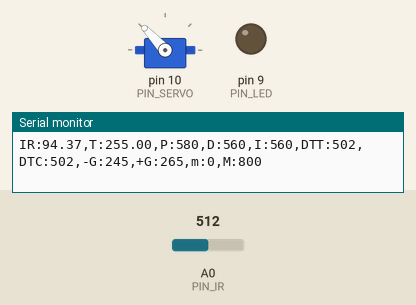
Recording of a sketch running on a simulated Arduino Uno, built with avr-gcc and run on an emulated ATmega328P. On the bench: servo, output pins drawn as LEDs (lit = HIGH), the last lines printed to the serial monitor. The inputs (shaded band) are chosen by the test bench; at power-on: A0 (PIN_IR) = 512.

Above: at 1.5 s.
1.6 s: A0 (PIN_IR) set to 400
At 1.75 s:
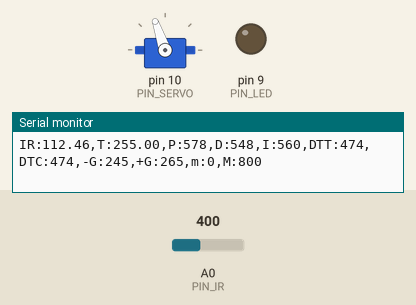
4.6 s: A0 (PIN_IR) set to 245
7.6 s: A0 (PIN_IR) set to 122
At 8.8 s:
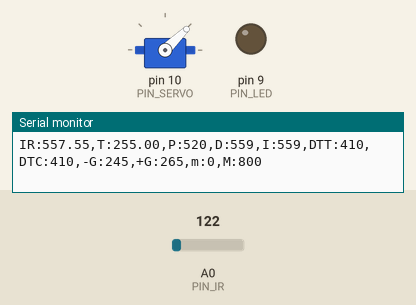
9.1 s: A0 (PIN_IR) set to 716
At 10.2 s:
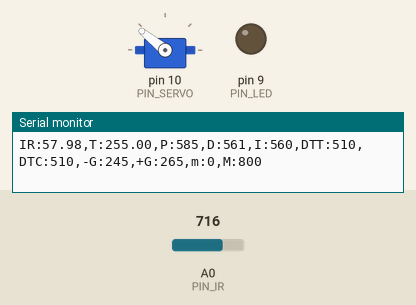
Timing chart, 0 to 11.6 s (numbered marks = the images above; inputs shaded):
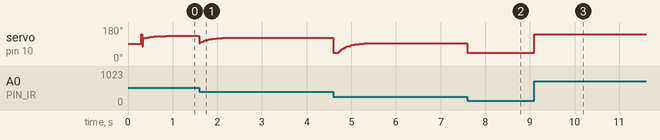

The sketch:

pid__.ino
```cpp
#include <Servo.h>

#define PIN_LED 9
#define PIN_SERVO 10
#define PIN_IR A0

#define _DIST_TARGET 255 //pd 205 255
#define _DIST_MIN 100
#define _DIST_MAX 410
#define _DIST_ALPHA 0.1

#define _DUTY_MIN 1000
#define _DUTY_NEU 1490
#define _DUTY_MAX 2000

#define _SERVO_ANGLE 30
#define _SERVO_SPEED 100 //100

#define _INTERVAL_DIST 20
#define _INTERVAL_SERVO 20
#define _INTERVAL_SERIAL 100

#define _KP 2.6 //pd 1.2
#define _KD 100//pd 25
#define _KI 0.02
#define N_SAMPLES 100
#define _ITERM_MAX 10 //10
Servo myservo;

float dist_target;
float dist_raw, dist_ema;

unsigned long last_sampling_time_dist, last_sampling_time_servo, last_sampling_time_serial;
bool event_dist, event_servo, event_serial;

int duty_chg_per_interval;
int duty_target, duty_curr;
float error_curr, error_prev, control, pterm, dterm, iterm;

void setup() {
  Serial.begin(57600);
  myservo.attach(PIN_SERVO);
  pinMode(PIN_LED, OUTPUT);

  error_curr = error_prev = 0.0;
  dist_target = _DIST_TARGET ;
  myservo.writeMicroseconds(_DUTY_NEU);
  delay(300);

  duty_target = duty_curr = _DUTY_NEU;
  duty_chg_per_interval = (_DUTY_MAX - _DUTY_MIN) * (_SERVO_SPEED / _SERVO_ANGLE) * (_INTERVAL_SERVO / 1000.0);


}

void loop() {

  // Event generator //

  unsigned long time_curr = millis();
  if(time_curr >= last_sampling_time_dist + _INTERVAL_DIST){
      last_sampling_time_dist += _INTERVAL_DIST;
      event_dist = true;
  }

  if(time_curr >= last_sampling_time_servo + _INTERVAL_SERVO){
      last_sampling_time_servo += _INTERVAL_SERVO;
      event_servo = true;
  }

  if(time_curr >= last_sampling_time_serial + _INTERVAL_SERIAL){
      last_sampling_time_serial += _INTERVAL_SERIAL;
      event_serial = true;
  }

  // Event handlers //

  if(event_dist) {
    event_dist = false;
    dist_raw = ir_distance_filtered();

    error_curr = _DIST_TARGET - dist_raw;
    pterm = _KP * error_curr;
    dterm = _KD * (error_curr - error_prev);
    iterm += _KI * error_curr;
    control = pterm + dterm + iterm;

    duty_target = _DUTY_NEU + control;

    if(iterm > _ITERM_MAX) iterm = _ITERM_MAX;
    if(iterm < - _ITERM_MAX) iterm = - _ITERM_MAX;


    if(duty_target < _DUTY_MIN) duty_target = _DUTY_MIN;
    if(duty_target > _DUTY_MAX) duty_target = _DUTY_MAX;

    error_prev = error_curr;
  }

  if(event_servo){
    event_servo = false;
    // adjust duty_curr toward duty_target by duty_chg_per_interval
    if(duty_curr > duty_target){
      duty_curr += duty_chg_per_interval;
      if(duty_curr > duty_target) duty_curr = duty_target;
    } else {
      duty_curr -= duty_chg_per_interval;
      if(duty_curr < duty_target) duty_curr = duty_target;
    }

    // update servo position
    myservo.writeMicroseconds(duty_curr);
  }

  if(event_serial) {
    event_serial = false;
    /*
    Serial.print("dist_ir:");
    Serial.print(dist_raw);
    Serial.print(",pterm:");
    Serial.print(map(pterm,-1000,1000,510,610));
    Serial.print(",dterm:");
    Serial.print(map(dterm,-1000,1000,510,610));
    Serial.print(",duty_target:");
    Serial.print(map(duty_target,1000,2000,410,510));
    Serial.print(",duty_curr:");
    Serial.print(map(duty_curr,1000,2000,410,510));
    Serial.println(",Min:100,Low:200,dist_target:255,High:310,Max:410");
    */

    Serial.print("IR:");
    Serial.print(dist_raw);
    Serial.print(",T:");
    Serial.print(dist_target);
    Serial.print(",P:");
    Serial.print(map(pterm,-1000,1000,510,610));
    Serial.print(",D:");
    Serial.print(map(dterm,-1000,1000,510,610));
    Serial.print(",I:");
    Serial.print(map(iterm,-1000,1000,510,610));
    Serial.print(",DTT:");
    Serial.print(map(duty_target,1000,2000,410,510));
    Serial.print(",DTC:");
    Serial.print(map(duty_curr,1000,2000,410,510));
    Serial.println(",-G:245,+G:265,m:0,M:800");

    }
}

float ir_distance(){ // return value unit: mm
  float value, volt = float(analogRead(PIN_IR));
  value = ((6762.0 / (volt - 9.0)) - 4.0) * 10.0;
  return value;
}

float ir_distance2(void){ // return value unit: mm
  float ir_val[N_SAMPLES];
  float tmp;

  // take N_SAMPLES and sort them in an ascending order.
  ir_val[0] = float(analogRead(PIN_IR));
  for (int i=1; i<N_SAMPLES; i++) {
    delayMicroseconds(10);
    ir_val[i] = float(analogRead(PIN_IR));
    for(int j = i-1; j >= 0; j--) { // i-1 to 0
      if(ir_val[j] > ir_val[j+1]) {
        tmp = ir_val[j];
        ir_val[j] = ir_val[j+1];
        ir_val[j+1] = tmp;
      }
    }
  }

  int cnt = N_SAMPLES/3;
  tmp = 0.0;
  for(int i = 0; i < cnt; i++) {
      tmp += ir_val[i];
  }
  tmp = tmp / (float) cnt;
  tmp = ((6762.0/(tmp-9.0))-4.0) * 10.0;

  return tmp;
}
float ir_distance_filtered(){
  return dist_ema = _DIST_ALPHA * ir_distance() + (1 - _DIST_ALPHA) * dist_ema;
}
```

Measured:
- after the input at 7.6 s, servo on pin 10 (PIN_SERVO): 95° → 44° at once
- after the input at 9.1 s, servo on pin 10 (PIN_SERVO): 44° → 141° at once
